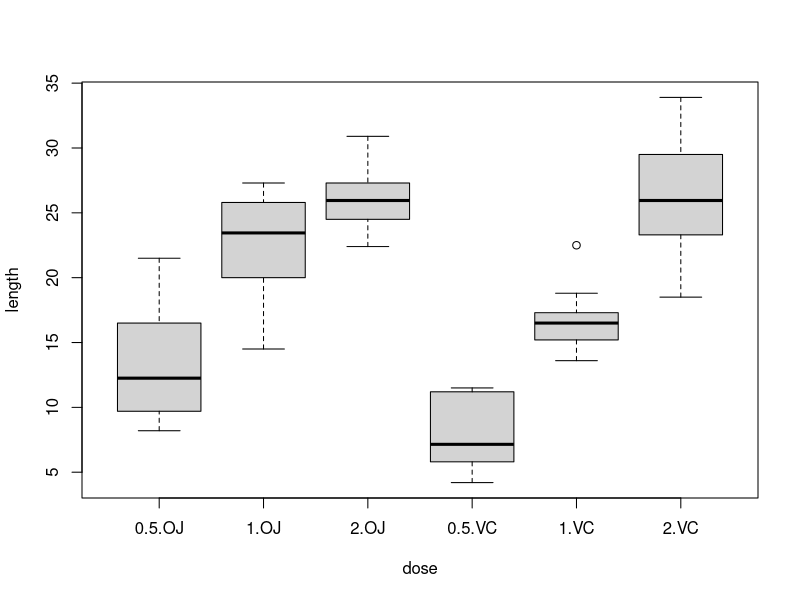

Reproduce this figure in R. (Note: this script raises an error after producing the figure.)
## ---- chunk 1

library(datasets)
attach(ToothGrowth)
boxplot( len ~ interaction(dose,supp), data=ToothGrowth,xlab="dose",ylab="length" )

#boxplot( len ~ interaction(supp,dose), data=ToothGrowth, xlab="dose",ylab="length")
## ---- chunk 2

dose_05_1 <- subset(ToothGrowth,  dose %in% c(0.5, 1)) #1
dose_05_2 <- subset(ToothGrowth,  dose %in% c(0.5, 2)) #2
dose_2_1 <- subset(ToothGrowth,  dose %in% c(2, 1))    #3


Test_dose_05_1<-t.test(len ~ dose,data = dose_05_1);Test_dose_05_1##1
Test_dose_05_2 <-t.test(len ~ dose, data = dose_05_2);Test_dose_05_2##2
Test_dose_2_1 <-t.test(len ~ dose, data = dose_2_1);Test_dose_2_1##3
rbind(
      Test_dose_05_1,
      Test_dose_05_2,
      Test_dose_2_1
)


## ---- chunk 3
t.test(x$len,x$dose)
## ---- chunk 4


detach(ToothGrowth)
